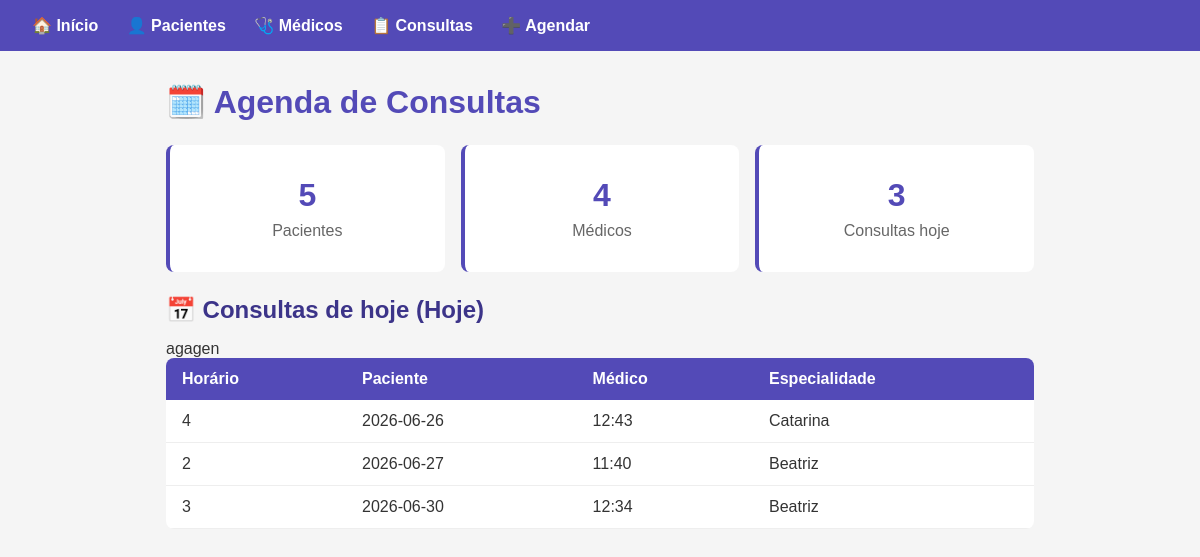
The page / on the database its author committed.
### tables this page shows
CREATE TABLE consultas (
            id          INTEGER PRIMARY KEY AUTOINCREMENT,
            paciente_id INTEGER NOT NULL,
            medico_id   INTEGER NOT NULL,
            data        TEXT    NOT NULL,
            horario     TEXT    NOT NULL,
            cancelada   INTEGER DEFAULT 0,
            FOREIGN KEY (paciente_id) REFERENCES pacientes(id),
            FOREIGN KEY (medico_id)   REFERENCES medicos(id)
        );

CREATE TABLE pacientes (
        id INTEGER PRIMARY KEY AUTOINCREMENT,
        nome TEXT NOT NULL,
        idade INTEGER,
        cpf TEXT,
        telefone TEXT
    );

### app.py (the view)
@app.route("/")
def index():
    consultas_hoje = banco.listar_consultas()
    total_pacientes = len(banco.listar_pacientes())
    total_medicos = len(banco.listar_medicos())
    return render_template("index.html",
                           total_pacientes=total_pacientes,
                           total_medicos=total_medicos,
                           consultas_hoje=consultas_hoje,
                           hoje="Hoje")

### banco.py (called while the page is built)
def conectar():
    con = sqlite3.connect(DB_NAME)
    con.row_factory = sqlite3.Row
    return con

def listar_pacientes():
    con = conectar()
    cur = con.cursor()
    cur.execute("SELECT * FROM pacientes")
    dados = cur.fetchall()
    con.close()
    return dados

def listar_medicos():
    con = conectar()
    cur = con.cursor()
    cur.execute("SELECT * FROM medicos")
    dados = cur.fetchall()
    con.close()
    return dados

def listar_consultas():
    con = conectar()
    cur = con.cursor()
    cur.execute("""
        SELECT
            c.id,
            c.data,
            c.horario,
            p.nome AS paciente,
            m.nome AS medico,
            m.especialidade
        FROM consultas c
        JOIN pacientes p ON c.paciente_id = p.id
        JOIN medicos m ON c.medico_id = m.id
        WHERE c.cancelada = 0
        ORDER BY c.data, c.horario
    """)
    dados = cur.fetchall()
    con.close()
    return dados

### templates/index.html
{% extends "base.html" %}
{% block conteudo %}
  <h1>🗓️ Agenda de Consultas</h1>
  <div class="cards">
    <div class="card">
      <h2>{{ total_pacientes }}</h2><p>Pacientes</p>
    </div>
    <div class="card">
      <h2>{{ total_medicos }}</h2><p>Médicos</p>
    </div>
    <div class="card">
      <h2>{{ consultas_hoje|length }}</h2><p>Consultas hoje</p>
    </div>
  </div>
  <h2>📅 Consultas de hoje ({{ hoje }})</h2>
  {% if consultas_hoje %}
    <table>
      <thead>
        <tr><th>Horário</th><th>Paciente</th><th>Médico</th><th>Especialidade</th></tr>
      </thead>
      <tbody>
        {% for c in consultas_hoje %}
        <tr>
          <td>{{ c[0] }}</td><td>{{ c[1] }}</td>
          <td>{{ c[2] }}</td><td>{{ c[3] }}</td>
        </tr>
        {% endfor %}
      </tbody>agagen
    </table>
  {% else %}
    <p class="vazio">Nenhuma consulta agendada para hoje.</p>
  {% endif %}
{% endblock %}

### templates/base.html (shortened to what this page needs)
<!DOCTYPE html>
<html lang="pt-br">
<head>
  <link rel="stylesheet" href="/static/style.css">
</head>
<body>
  <nav>
    <a href="/">🏠 Início</a>
    <a href="/pacientes">👤 Pacientes</a>
    <a href="/medicos">🩺 Médicos</a>
    <a href="/consultas">📋 Consultas</a>
    <a href="/agendar">➕ Agendar</a>
  </nav>
  <div class="container">
    {% block conteudo %}{% endblock %}
  </div>
</body>
</html>

### static/style.css (style rules this page uses)
* { box-sizing: border-box; margin: 0; padding: 0; }
body { font-family: Arial, sans-serif; background: #f5f5f5; color: #333; }
nav { background: #534ab7; padding: 1rem 2rem; }
nav a { color: white; text-decoration: none; margin-right: 1.5rem; font-weight: bold; }
.container { max-width: 900px; margin: 2rem auto; padding: 0 1rem; }
h1 { margin-bottom: 1.5rem; color: #534ab7; }
h2 { margin: 1.5rem 0 1rem; color: #3c3489; }
table { width: 100%; border-collapse: collapse; background: white; border-radius: 8px; overflow: hidden; }
th { background: #534ab7; color: white; padding: 0.75rem 1rem; text-align: left; }
td { padding: 0.75rem 1rem; border-bottom: 1px solid #eee; }
.cards { display: grid; grid-template-columns: repeat(3, 1fr); gap: 1rem; margin-bottom: 1.5rem; }
.card { background: white; padding: 2rem; border-radius: 8px; text-align: center; border-left: 4px solid #534ab7; }
.card h2 { font-size: 2rem; color: #534ab7; margin: 0; }
.card p { color: #666; margin-top: 0.5rem; }

### rows shown on the page
consultas: id "4", data "2026-06-26", horario "12:43", nome "Catarina"
consultas: id "2", data "2026-06-27", horario "11:40", nome "Beatriz"
consultas: id "3", data "2026-06-30", horario "12:34", nome "Beatriz"

### other values the page prints
{{ total_pacientes }} "5"
{{ total_medicos }} "4"
{{ consultas_hoje|length }} "3"
{{ hoje }} "Hoje"
